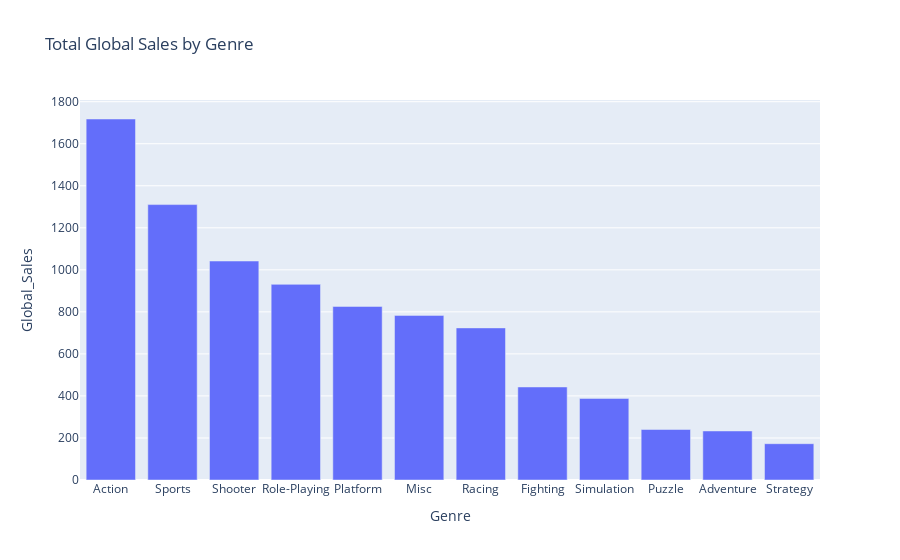

The notebook cell saved with this chart:
### Markdown cell above
<a id='Coolgraphs'></a>
## <font color='289C4E'>Making Cool Graphs<font>

Finally it's time for you to embrace your inner artist and make some cool graphs to help you make your final decision. Fuel up with a snack first, Donkey's favorite is bananas! 

![Donkey-Kong-PNG-Transparent2.png](attachment:Donkey-Kong-PNG-Transparent2.png)

___
___

### Code cell
import plotly.express as px

px.bar(genre_grouped, y='Global_Sales',  title='Total Global Sales by Genre')

### Figure 1 — Plotly figure (JSON) as saved in the notebook; plotly's stock layout.template omitted (floating-point values rounded to 4 significant figures)
{"data": [{"alignmentgroup": "True", "hovertemplate": "Genre=%{x}<br>Global_Sales=%{y}<extra></extra>", "legendgroup": "", "marker": {"color": "#636efa", "pattern": {"shape": ""}}, "name": "", "offsetgroup": "", "orientation": "v", "showlegend": false, "textposition": "auto", "type": "bar", "x": ["Action", "Sports", "Shooter", "Role-Playing", "Platform", "Misc", "Racing", "Fighting", "Simulation", "Puzzle", "Adventure", "Strategy"], "xaxis": "x", "y": [1718.0, 1310.0, 1042.0, 930.9, 825.9, 783.2, 723.7, 442.6, 388.2, 240.3, 233.2, 172.7], "yaxis": "y"}], "layout": {"barmode": "relative", "legend": {"tracegroupgap": 0}, "title": {"text": "Total Global Sales by Genre"}, "xaxis": {"anchor": "y", "domain": [0, 1], "title": {"text": "Genre"}}, "yaxis": {"anchor": "x", "domain": [0, 1], "title": {"text": "Global_Sales"}}}}
